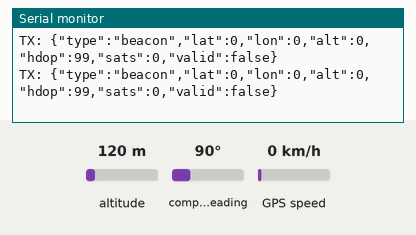
Bench run of a sketch on a simulated ESP32. Shown: the last lines printed to the serial monitor. The test bench sets the inputs (shaded band); at power-on: altitude 120 m, compass heading 90°, GPS speed 0 km/h. WiFi joins after 1.5 s; servers stay silent unless stated; the GPS gets a fix after 3 s at 37.7749, -122.4194 with 8 satellites.

Above: at 2.7 s.
2.8 s: altitude set to 20 m
At 3.9 s:
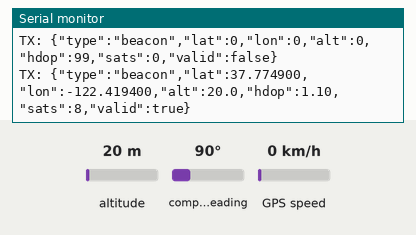
5.5 s: altitude set to 250 m
At 5.9 s:
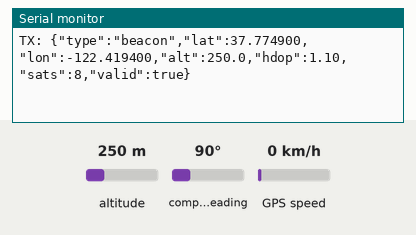

Measured:
- after the input at 2.8 s, the serial monitor: prints a new line after 0.72 s (image 1)
- after the input at 5.5 s, the serial monitor: prints a new line at once (image 2)

The sketch:

beacon.ino
```cpp
/*
 * ESP32 GPS Beacon
 * Broadcasts GPS coordinates via WiFi UDP for robot person-following
 *
 * Wiring:
 *   ESP32 GPIO16 (RX2) <- GPS TX
 *   ESP32 GPIO17 (TX2) -> GPS RX
 *   ESP32 3.3V -> GPS VCC
 *   ESP32 GND -> GPS GND
 */

#include <WiFi.h>
#include <WiFiUdp.h>
#include <TinyGPS++.h>

// === CONFIGURATION ===
const char* WIFI_SSID = "YOUR_WIFI_SSID";      // Change this!
const char* WIFI_PASS = "YOUR_WIFI_PASSWORD";  // Change this!
const char* ROBOT_IP = "10.86.157.230";        // Robot's IP address
const int UDP_PORT = 5005;

// GPS Serial
#define GPS_RX 16
#define GPS_TX 17
HardwareSerial GPSSerial(2);

// Objects
TinyGPSPlus gps;
WiFiUDP udp;

// Timing
unsigned long lastBroadcast = 0;
const int BROADCAST_INTERVAL_MS = 500; // Send position twice per second

void setup() {
  Serial.begin(115200);
  Serial.println("\n=== ESP32 GPS Beacon ===");

  // Init GPS Serial
  GPSSerial.begin(9600, SERIAL_8N1, GPS_RX, GPS_TX);
  Serial.println("GPS Serial initialized");

  // Connect to WiFi
  WiFi.begin(WIFI_SSID, WIFI_PASS);
  Serial.print("Connecting to WiFi");
  while (WiFi.status() != WL_CONNECTED) {
    delay(500);
    Serial.print(".");
  }
  Serial.println();
  Serial.print("Connected! IP: ");
  Serial.println(WiFi.localIP());

  // Start UDP
  udp.begin(UDP_PORT);
  Serial.println("UDP beacon ready");
}

void loop() {
  // Read GPS data
  while (GPSSerial.available() > 0) {
    char c = GPSSerial.read();
    gps.encode(c);
  }

  // Broadcast position at interval
  if (millis() - lastBroadcast > BROADCAST_INTERVAL_MS) {
    lastBroadcast = millis();
    broadcastPosition();
  }
}

void broadcastPosition() {
  // Build JSON packet
  String json = "{";
  json += "\"type\":\"beacon\",";

  if (gps.location.isValid()) {
    json += "\"lat\":" + String(gps.location.lat(), 6) + ",";
    json += "\"lon\":" + String(gps.location.lng(), 6) + ",";
    json += "\"alt\":" + String(gps.altitude.meters(), 1) + ",";
    json += "\"hdop\":" + String(gps.hdop.hdop(), 2) + ",";
    json += "\"sats\":" + String(gps.satellites.value()) + ",";
    json += "\"valid\":true";
  } else {
    json += "\"lat\":0,\"lon\":0,\"alt\":0,\"hdop\":99,\"sats\":0,";
    json += "\"valid\":false";
  }

  json += "}";

  // Send UDP packet to robot
  udp.beginPacket(ROBOT_IP, UDP_PORT);
  udp.print(json);
  udp.endPacket();

  // Debug output
  Serial.print("TX: ");
  Serial.println(json);
}
```
